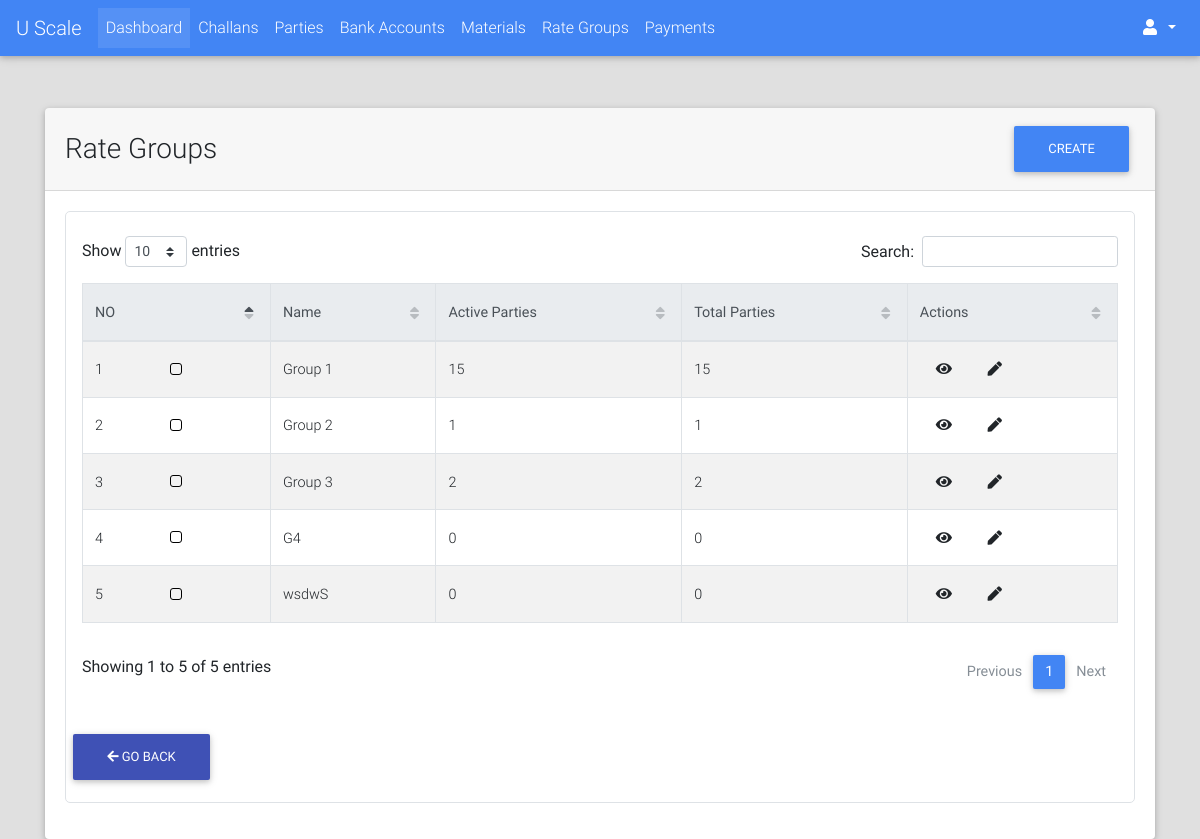
The app's page /rates/rate_groups/list/ (signed in), older data.
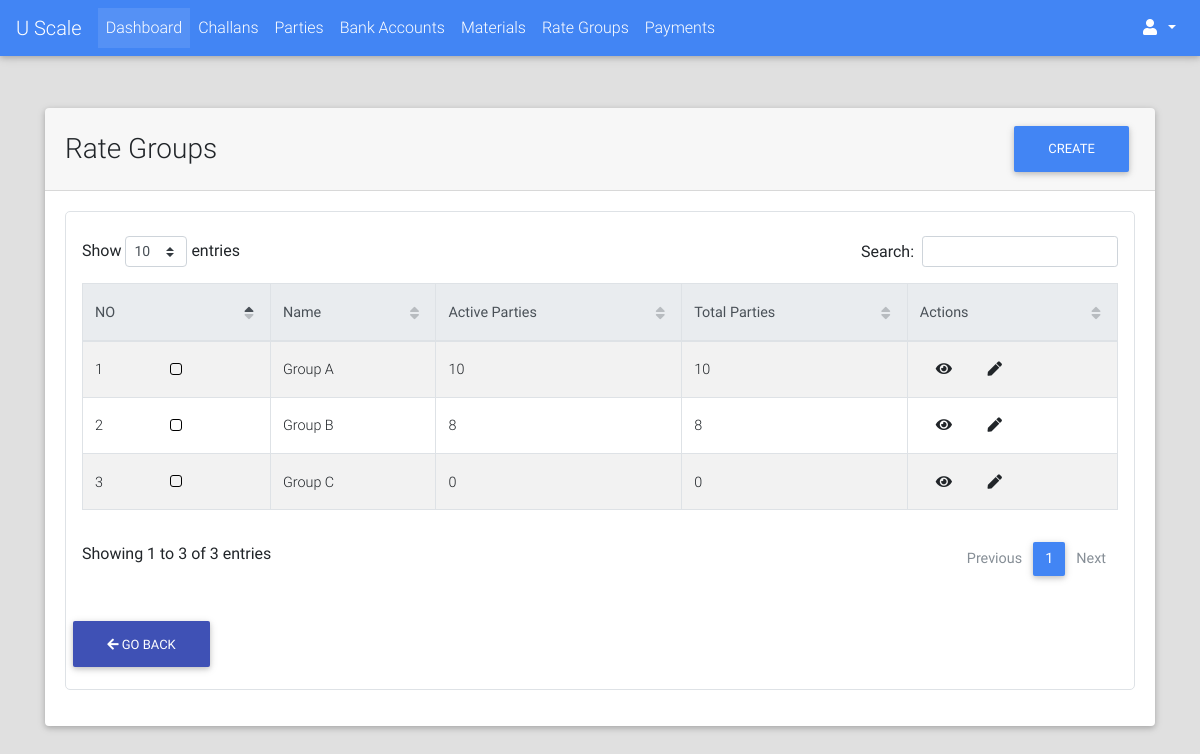
The same page, newer data.
### rates/models.py (models this page shows, shortened)
class RateGroup(models.Model):
    name = models.CharField(max_length=64)
    extra_info = models.TextField(blank=True)
    is_active = models.BooleanField(default=True)
    @property
    def get_active_parties(self):
        return self.party_set.filter(is_active=True)
    @property
    def get_absolute_url(self):
        return reverse_lazy("rates:rate_group_detail", kwargs={"id": self.id})
    @property
    def get_update_url(self):
        return reverse_lazy("rates:rate_group_update", kwargs={"id": self.id})

### rates/views.py (the view)
class RateGroupListView(LoginRequiredMixin, ListView):
    model = RateGroup
    context_object_name = "rate_groups"
    template_name = "rates/rate_groups/list.html"
    def get_queryset(self):
        qs = super().get_queryset()
        return qs.filter(is_active=True)

### portal/templates/rates/rate_groups/list.html (shortened to what this page needs)
{% extends "portal/base.html" %}
{% load crispy_forms_tags %}
{% load static %}
{% block custom_links %}
    <link href="{% static "css/addons/datatables.min.css" %}" rel="stylesheet">
    <link href="{% static "css/addons/datatables-select.min.css" %}" rel="stylesheet">
{% endblock %}
{% block content %}
    <br><br>
    <div class="container">
        <div class="card">
            <div class="card-header">
                <div class="row">
                    <div class="col-lg-9 m-auto">
                        <h3 class="m-auto">Rate Groups</h3>
                    </div>
                    <div class="col-lg-3">
                        <a class="float-right" href="{% url "rates:rate_group_add" %}"><button class="btn btn-primary">Create</button></a>
                    </div>
                </div>
            </div>
            <div class="card-body">
                 <div class="table p-3 border" style="border-radius: 5px">
                     <table id="dt-basic-checkbox" class="table table-striped table-bordered" cellspacing="0" width="100%">
                         <thead class="thead-light">
                            <th class="th-sm">NO</th>
                            <th class="th-sm">Name</th>
                            <th class="th-sm">Active Parties</th>
                            <th class="th-sm">Total Parties</th>
                            <th class="th-sm">Actions</th>
                         </thead>
                         <tbody>
                             {% if rate_groups %}
                                 {% for rate_group in rate_groups %}
                                     <tr>
                                        <td>{{ forloop.counter }}</td>
                                         <td><a href="{{ rate_group.get_absolute_url }}">{{ rate_group.name }}</a></td>
                                        <td>{{ rate_group.get_active_parties.count }}</td>
                                        <td>{{ rate_group.party_set.count }}</td>
                                        <td class="m-auto">
                                            <a class="m-3" href="{{ rate_group.get_absolute_url }}"><i class="fa fa-eye"></i></a>
                                            <a class="m-3" href="{{ rate_group.get_update_url }}"><i class="fa fa-pen"></i></a>
                                        </td>
                                     </tr>
                                 {% endfor %}
                             {% else %}
                                 <span class="text-black-50 font-weight-bold">No Rate Groups Found</span>
                             {% endif %}
                         </tbody>
                    </table>
                    {% include "portal/goback_btn.html" %}
                 </div>
            </div>
        </div>
    </div>
{% endblock %}

Row changes from the older to the newer data that the page shows:
removed RateGroup: name "G4", get_active_parties.count "0", party_set.count "0"
removed RateGroup: name "wsdwS", get_active_parties.count "0", party_set.count "0"
changed RateGroup: name "Group 1" → "Group A"; get_active_parties.count "15" → "10"; party_set.count "15" → "10"
changed RateGroup: name "Group 2" → "Group B"; get_active_parties.count "1" → "8"; party_set.count "1" → "8"
changed RateGroup: name "Group 3" → "Group C"; get_active_parties.count "2" → "0"; party_set.count "2" → "0"
Text that changed along with them:
text written by a page script: "Show entries Search: Showing 1 to 5 of 5 entries Previous 1 Next" → "Show entries Search: Showing 1 to 3 of 3 entries Previous 1 Next"
